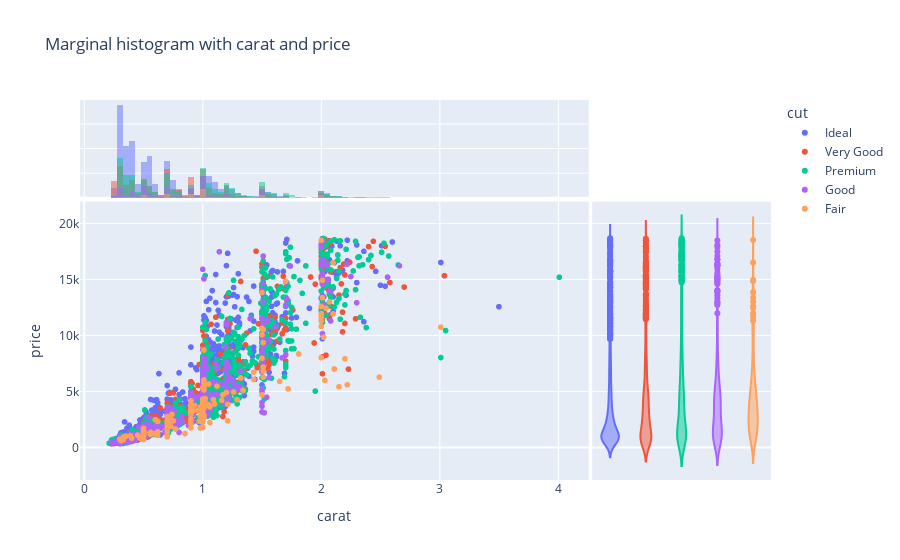

Notebook code for this chart:
### Code cell
# Scatter plot with marginal histogram
fig = px.scatter(df,x ='carat' ,y ='price',
                 marginal_x='histogram',
                 marginal_y='violin',
                 color='cut',
                 title='Marginal histogram with carat and price')
fig.show()

### Figure 1 — Plotly figure (JSON) as saved in the notebook; plotly's stock layout.template omitted (floating-point values rounded to 4 significant figures; data arrays with more than 128 entries replaced by an {"elided": "..."} marker saying what was removed)
{"data": [{"hovertemplate": "cut=Ideal<br>carat=%{x}<br>price=%{y}<extra></extra>", "legendgroup": "Ideal", "marker": {"color": "#636efa", "symbol": "circle"}, "mode": "markers", "name": "Ideal", "showlegend": true, "type": "scattergl", "x": {"elided": "2184 float values"}, "xaxis": "x", "y": {"elided": "2184 int values"}, "yaxis": "y"}, {"bingroup": "x", "hovertemplate": "cut=Ideal<br>carat=%{x}<br>count=%{y}<extra></extra>", "legendgroup": "Ideal", "marker": {"color": "#636efa"}, "name": "Ideal", "opacity": 0.5, "showlegend": false, "type": "histogram", "x": {"elided": "2184 float values"}, "xaxis": "x3", "yaxis": "y3"}, {"hovertemplate": "cut=Ideal<br>price=%{y}<extra></extra>", "legendgroup": "Ideal", "marker": {"color": "#636efa", "symbol": "circle"}, "name": "Ideal", "scalegroup": "y", "showlegend": false, "type": "violin", "xaxis": "x2", "y": {"elided": "2184 int values"}, "yaxis": "y2"}, {"hovertemplate": "cut=Very Good<br>carat=%{x}<br>price=%{y}<extra></extra>", "legendgroup": "Very Good", "marker": {"color": "#EF553B", "symbol": "circle"}, "mode": "markers", "name": "Very Good", "showlegend": true, "type": "scattergl", "x": {"elided": "1208 float values"}, "xaxis": "x", "y": {"elided": "1208 int values"}, "yaxis": "y"}, {"bingroup": "x", "hovertemplate": "cut=Very Good<br>carat=%{x}<br>count=%{y}<extra></extra>", "legendgroup": "Very Good", "marker": {"color": "#EF553B"}, "name": "Very Good", "opacity": 0.5, "showlegend": false, "type": "histogram", "x": {"elided": "1208 float values"}, "xaxis": "x3", "yaxis": "y3"}, {"hovertemplate": "cut=Very Good<br>price=%{y}<extra></extra>", "legendgroup": "Very Good", "marker": {"color": "#EF553B", "symbol": "circle"}, "name": "Very Good", "scalegroup": "y", "showlegend": false, "type": "violin", "xaxis": "x2", "y": {"elided": "1208 int values"}, "yaxis": "y2"}, {"hovertemplate": "cut=Premium<br>carat=%{x}<br>price=%{y}<extra></extra>", "legendgroup": "Premium", "marker": {"color": "#00cc96", "symbol": "circle"}, "mode": "markers", "name": "Premium", "showlegend": true, "type": "scattergl", "x": {"elided": "1368 float values"}, "xaxis": "x", "y": {"elided": "1368 int values"}, "yaxis": "y"}, {"bingroup": "x", "hovertemplate": "cut=Premium<br>carat=%{x}<br>count=%{y}<extra></extra>", "legendgroup": "Premium", "marker": {"color": "#00cc96"}, "name": "Premium", "opacity": 0.5, "showlegend": false, "type": "histogram", "x": {"elided": "1368 float values"}, "xaxis": "x3", "yaxis": "y3"}, {"hovertemplate": "cut=Premium<br>price=%{y}<extra></extra>", "legendgroup": "Premium", "marker": {"color": "#00cc96", "symbol": "circle"}, "name": "Premium", "scalegroup": "y", "showlegend": false, "type": "violin", "xaxis": "x2", "y": {"elided": "1368 int values"}, "yaxis": "y2"}, {"hovertemplate": "cut=Good<br>carat=%{x}<br>price=%{y}<extra></extra>", "legendgroup": "Good", "marker": {"color": "#ab63fa", "symbol": "circle"}, "mode": "markers", "name": "Good", "showlegend": true, "type": "scattergl", "x": {"elided": "475 float values"}, "xaxis": "x", "y": {"elided": "475 int values"}, "yaxis": "y"}, {"bingroup": "x", "hovertemplate": "cut=Good<br>carat=%{x}<br>count=%{y}<extra></extra>", "legendgroup": "Good", "marker": {"color": "#ab63fa"}, "name": "Good", "opacity": 0.5, "showlegend": false, "type": "histogram", "x": {"elided": "475 float values"}, "xaxis": "x3", "yaxis": "y3"}, {"hovertemplate": "cut=Good<br>price=%{y}<extra></extra>", "legendgroup": "Good", "marker": {"color": "#ab63fa", "symbol": "circle"}, "name": "Good", "scalegroup": "y", "showlegend": false, "type": "violin", "xaxis": "x2", "y": {"elided": "475 int values"}, "yaxis": "y2"}, {"hovertemplate": "cut=Fair<br>carat=%{x}<br>price=%{y}<extra></extra>", "legendgroup": "Fair", "marker": {"color": "#FFA15A", "symbol": "circle"}, "mode": "markers", "name": "Fair", "showlegend": true, "type": "scattergl", "x": {"elided": "159 float values"}, "xaxis": "x", "y": {"elided": "159 int values"}, "yaxis": "y"}, {"bingroup": "x", "hovertemplate": "cut=Fair<br>carat=%{x}<br>count=%{y}<extra></extra>", "legendgroup": "Fair", "marker": {"color": "#FFA15A"}, "name": "Fair", "opacity": 0.5, "showlegend": false, "type": "histogram", "x": {"elided": "159 float values"}, "xaxis": "x3", "yaxis": "y3"}, {"hovertemplate": "cut=Fair<br>price=%{y}<extra></extra>", "legendgroup": "Fair", "marker": {"color": "#FFA15A", "symbol": "circle"}, "name": "Fair", "scalegroup": "y", "showlegend": false, "type": "violin", "xaxis": "x2", "y": {"elided": "159 int values"}, "yaxis": "y2"}], "layout": {"barmode": "overlay", "legend": {"title": {"text": "cut"}, "tracegroupgap": 0}, "title": {"text": "Marginal histogram with carat and price"}, "xaxis": {"anchor": "y", "domain": [0, 0.7363], "title": {"text": "carat"}}, "xaxis2": {"anchor": "y2", "domain": [0.7413, 1], "matches": "x2", "showgrid": false, "showline": false, "showticklabels": false, "ticks": ""}, "xaxis3": {"anchor": "y3", "domain": [0, 0.7363], "matches": "x", "showgrid": true, "showticklabels": false}, "xaxis4": {"anchor": "y4", "domain": [0.7413, 1], "matches": "x2", "showgrid": false, "showline": false, "showticklabels": false, "ticks": ""}, "yaxis": {"anchor": "x", "domain": [0, 0.7326], "title": {"text": "price"}}, "yaxis2": {"anchor": "x2", "domain": [0, 0.7326], "matches": "y", "showgrid": true, "showticklabels": false}, "yaxis3": {"anchor": "x3", "domain": [0.7426, 1], "matches": "y3", "showgrid": true, "showline": false, "showticklabels": false, "ticks": ""}, "yaxis4": {"anchor": "x4", "domain": [0.7426, 1], "matches": "y3", "showgrid": true, "showline": false, "showticklabels": false, "ticks": ""}}}
